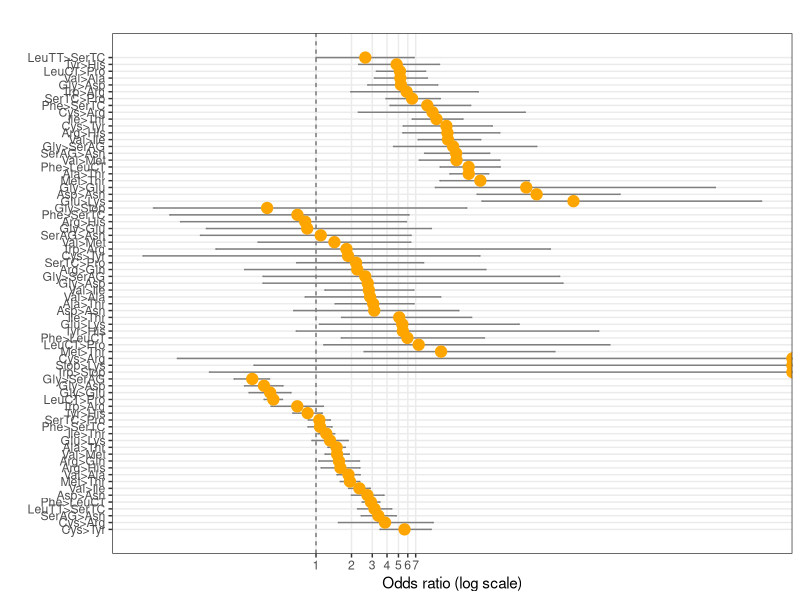
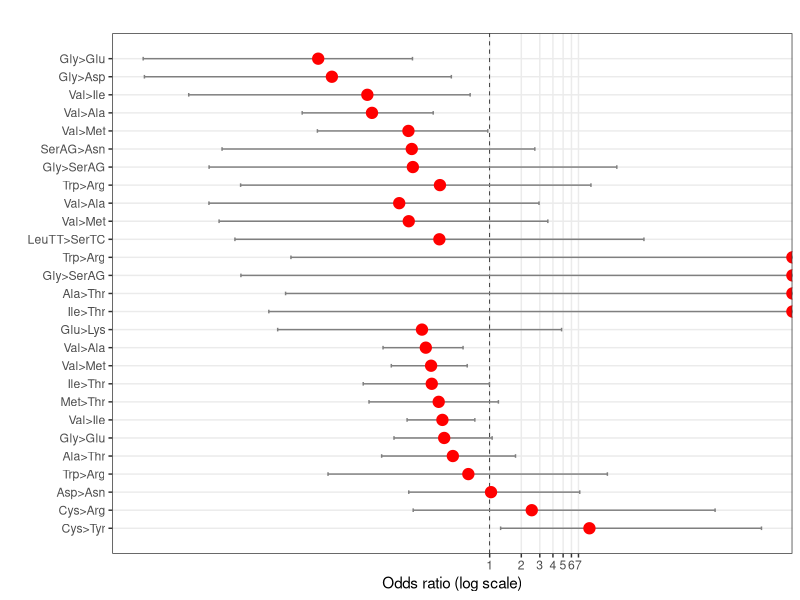

Here is the R script that generated these plots, in order:
library(ggplot2)

data = read.table('../../Body/3Results/Alima08.CancerMitoMapGerm.FinalTablesAndHists.r.txt',
                  header = TRUE)

# filter out ND6 
#data = data[data$gene == 'TwelveGenes',]

one_line = c()

for(i in 1:nrow(data)){ # i = 1
  temp = data[i, ]
  res = fisher.test(matrix(data = c(temp$NumberOfExpectedAaSubst, temp$FreqFrom, 
                                    temp$NumberOfUnexpectedAaSubst, temp$FreqTo), nrow=2))
  one_line = rbind(one_line, c(as.character(temp$ExpectedAminoAcidSubstBias),as.character(temp$gene),as.character(temp$DataSet), 
                               res$estimate, res$conf.int[1], res$conf.int[2]))

}

odds_results = as.data.frame(one_line)

names(odds_results) = c('Subs', 'gene','DataSet','estimate', 'lowCI', 'highCI')
odds_results$estimate = as.numeric(odds_results$estimate)
odds_results$DummyDataset = 0
for (i in 1:nrow(odds_results)) 
{
  if (odds_results$DataSet[i] == 'Cancer') {odds_results$DummyDataset[i] = 1 }
  if (odds_results$DataSet[i] == 'MitoMap') {odds_results$DummyDataset[i] = 2}
  if (odds_results$DataSet[i] == 'Germ') {odds_results$DummyDataset[i] = 3}
}

odds_results = odds_results[order(odds_results$DummyDataset,odds_results$estimate),]
odds_results1 = odds_results[odds_results$gene == 'TwelveGenes',]

# Create labels
boxLabels = as.character(odds_results1$Subs)

# Enter summary data. boxOdds are the odds ratios (calculated elsewhere), boxCILow is the lower bound of the CI, boxCIHigh is the upper bound.

df <- data.frame(
  yAxis = length(boxLabels):1,
  boxOdds = as.numeric(as.character(odds_results1$estimate)),
  boxCILow = as.numeric(as.character(odds_results1$lowCI)),
  boxCIHigh = as.numeric(as.character(odds_results1$highCI))
)


# Plot
pdf("../../Body/4Figures/Alima08.CancerMitoMapGerm.OddsRatioPlot.R.pdf", height = 10, width = 7)
CancerColor = 'orange'
p <- ggplot(df, aes(x = boxOdds, y = yAxis))
p + geom_vline(aes(xintercept = 1), size = .25, linetype = "dashed") +
  geom_errorbarh(aes(xmax = boxCIHigh, xmin = boxCILow), size = .5, height = .2, color = "gray50") +
  geom_point(size = 3.5, color = CancerColor) +
  theme_bw() +
  theme(panel.grid.minor = element_blank()) +
  scale_y_continuous(breaks = df$yAxis, labels = boxLabels) +
  scale_x_continuous(breaks = seq(0,7,1) ) +
  coord_trans(x = "log10") +
  ylab("") +
  xlab("Odds ratio (log scale)") +
  annotate(geom = "text", y =1.1, x = 3.5, label ="", size = 3.5, hjust = 0) + ggtitle("")

###### the same for ND6

odds_results1 = odds_results[odds_results$gene == 'Nd6',]

# Create labels
boxLabels = as.character(odds_results1$Subs)

# Enter summary data. boxOdds are the odds ratios (calculated elsewhere), boxCILow is the lower bound of the CI, boxCIHigh is the upper bound.

df <- data.frame(
  yAxis = length(boxLabels):1,
  boxOdds = as.numeric(as.character(odds_results1$estimate)),
  boxCILow = as.numeric(as.character(odds_results1$lowCI)),
  boxCIHigh = as.numeric(as.character(odds_results1$highCI))
)

# Plot
Color = 'red'
p <- ggplot(df, aes(x = boxOdds, y = yAxis))
p + geom_vline(aes(xintercept = 1), size = .25, linetype = "dashed") +
  geom_errorbarh(aes(xmax = boxCIHigh, xmin = boxCILow), size = .5, height = .2, color = "gray50") +
  geom_point(size = 3.5, color = Color) +
  theme_bw() +
  theme(panel.grid.minor = element_blank()) +
  scale_y_continuous(breaks = df$yAxis, labels = boxLabels) +
  scale_x_continuous(breaks = seq(0,7,1) ) +
  coord_trans(x = "log10") +
  ylab("") +
  xlab("Odds ratio (log scale)") +
  annotate(geom = "text", y =1.1, x = 3.5, label ="", size = 3.5, hjust = 0) + ggtitle("")


dev.off()